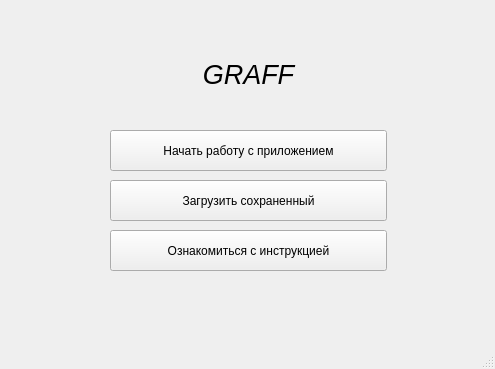
<?xml version="1.0" encoding="UTF-8"?>
<ui version="4.0">
 <class>MainWindow</class>
 <widget class="QMainWindow" name="MainWindow">
  <property name="geometry">
   <rect>
    <x>0</x>
    <y>0</y>
    <width>495</width>
    <height>369</height>
   </rect>
  </property>
  <property name="windowTitle">
   <string>MainWindow</string>
  </property>
  <widget class="QWidget" name="centralwidget">
   <widget class="QPushButton" name="pushButton">
    <property name="geometry">
     <rect>
      <x>110</x>
      <y>130</y>
      <width>277</width>
      <height>41</height>
     </rect>
    </property>
    <property name="text">
     <string>Начать работу с приложением</string>
    </property>
   </widget>
   <widget class="QPushButton" name="pushButton_2">
    <property name="geometry">
     <rect>
      <x>110</x>
      <y>180</y>
      <width>277</width>
      <height>41</height>
     </rect>
    </property>
    <property name="text">
     <string>Загрузить сохраненный</string>
    </property>
   </widget>
   <widget class="QPushButton" name="pushButton_3">
    <property name="geometry">
     <rect>
      <x>110</x>
      <y>230</y>
      <width>277</width>
      <height>41</height>
     </rect>
    </property>
    <property name="text">
     <string>Ознакомиться с инструкцией</string>
    </property>
   </widget>
   <widget class="QLabel" name="label">
    <property name="geometry">
     <rect>
      <x>110</x>
      <y>30</y>
      <width>277</width>
      <height>90</height>
     </rect>
    </property>
    <property name="text">
     <string>&lt;html&gt;&lt;head/&gt;&lt;body&gt;&lt;p align=&quot;center&quot;&gt;&lt;span style=&quot; font-size:20pt; font-style:italic;&quot;&gt;GRAFF&lt;/span&gt;&lt;/p&gt;&lt;/body&gt;&lt;/html&gt;</string>
    </property>
   </widget>
  </widget>
  <widget class="QMenuBar" name="menubar">
   <property name="geometry">
    <rect>
     <x>0</x>
     <y>0</y>
     <width>495</width>
     <height>22</height>
    </rect>
   </property>
  </widget>
  <widget class="QStatusBar" name="statusbar"/>
 </widget>
 <resources/>
 <connections/>
</ui>
